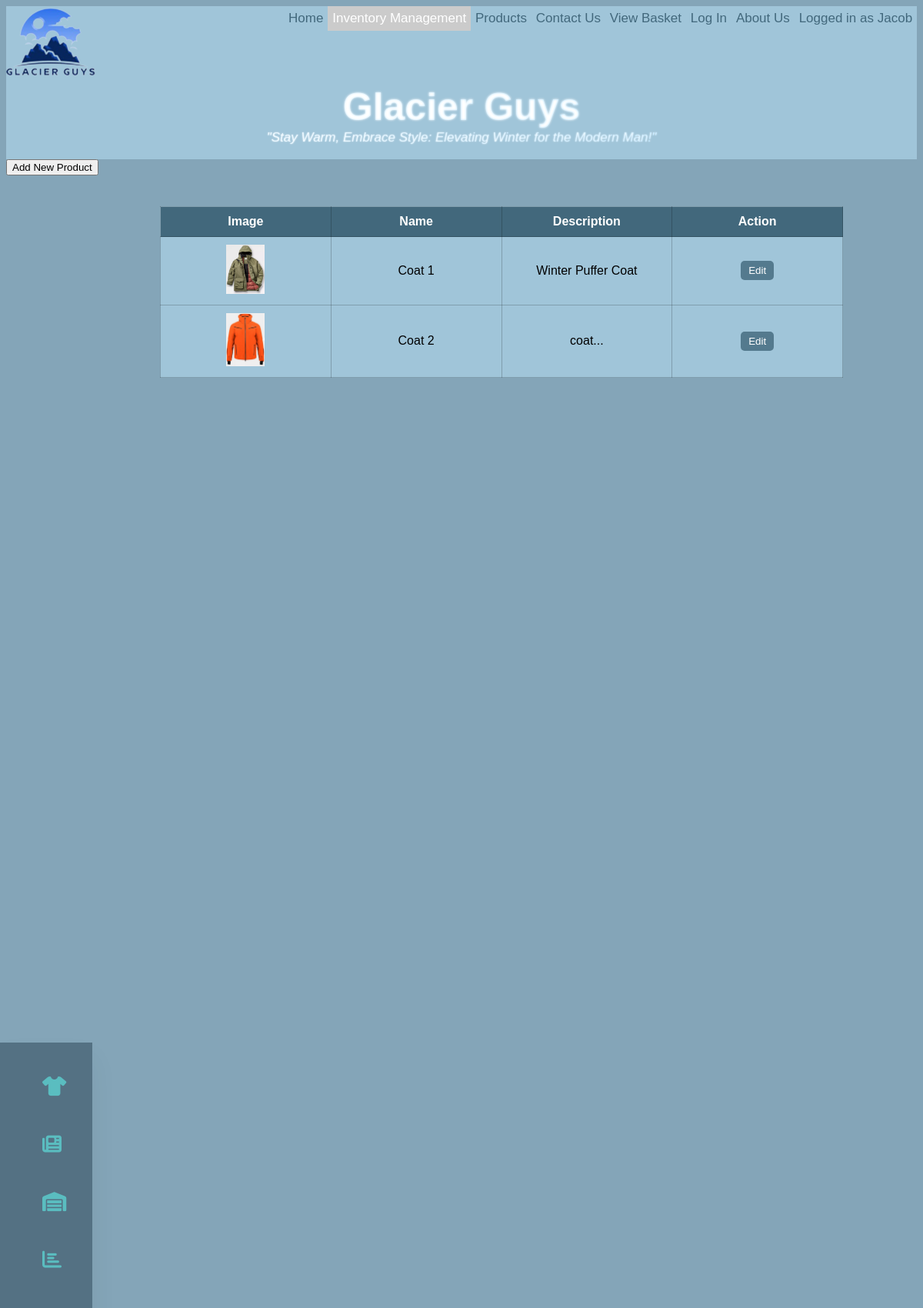
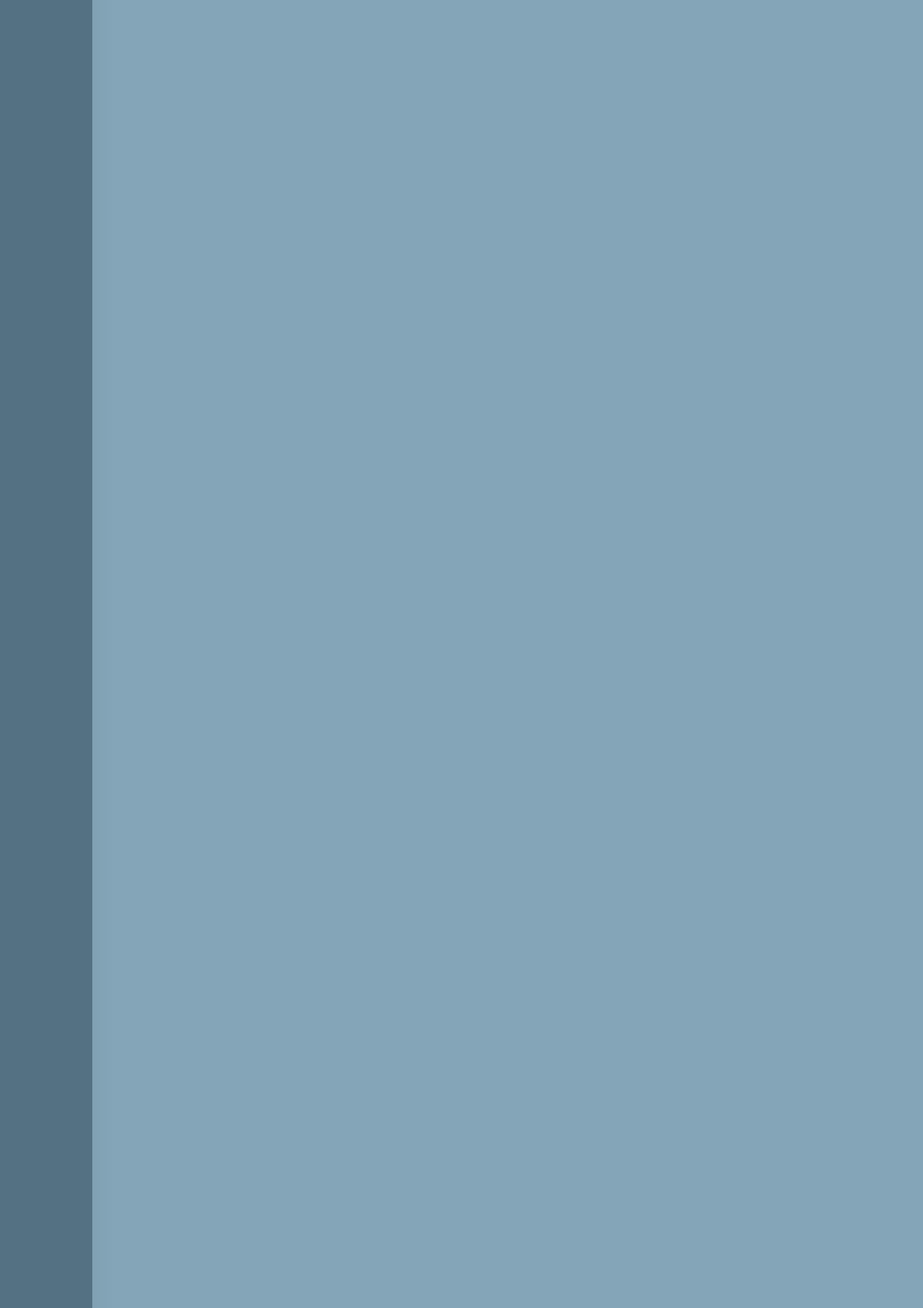
/IMProducts.php (signed in, upper part), run on the app's committed database (2 pictures, top to bottom).
### tables this page shows
CREATE TABLE `producttype` (
  `productTypeid` int(11) NOT NULL,
  `name` varchar(64) NOT NULL,
  `keywords` text NOT NULL,
  `price` varchar(8) NOT NULL,
  `description` text NOT NULL,
  `defaultImageFilePath` text NOT NULL,
  `hoverImageFilePath` text NOT NULL
);

CREATE TABLE `product` (
  `productid` int(11) NOT NULL,
  `productTypeid` int(11) NOT NULL,
  `stock` int(11) NOT NULL,
  `colour` text NOT NULL,
  `size` text NOT NULL,
  `imageFilePath` text NOT NULL
);

### IMProducts.php (the view, shortened to what this page needs)
<?php
    require_once('connectdb.php');
?>
<!DOCTYPE html>
<link rel="stylesheet" href="./css/style.css">
<head>
    <?php require_once("navbar.php"); navbar("stockManage"); ?>
</head>
<body>
    <div class="sidebar">
        <nav>
        <ul>
            <li><a href="IMProducts.php">
              <i class="fas fa-shirt"></i>
            </a></li>
            <li><a href="IMReport.php">
                <i class="fas fa-newspaper"></i>
            </a></li>
            <li><a href="IMStock.php">
                <i class="fas fa-warehouse"></i>
            </a></li>
            <li><a href="IMAnalytics.php">
                <i class="fas fa-chart-bar"></i>
            </a>
            </li>
        </ul>
        </nav>
    </div>
    <?php
try{
    if (isset($_GET["q"])){
        $query="SELECT * FROM product WHERE keywords LIKE '%".$_GET['q']."%'";
        $rows = $db->query($query);
    } else {
      $query="SELECT * FROM producttype";
      $rows = $db->query($query);
    }
    if ($rows && $rows->rowCount()>0){
    ?>
    <input type="button" onclick="location.href='addProduct.php';" value="Add New Product" />
    <div class="table-container">
  <table class = "stock-table">
  <tr><th align='left'><b>Image</b></th ><th align='left'><b>Name</b></th> <th align='left'><b>Description</b></th><th align='left'>Action</th></tr>
  <?php
    while  ($row =  $rows->fetch())	{
        $img = $db->query("SELECT imageFilePath FROM product WHERE productTypeid = ".$row['productTypeid']." AND size = 'M' LIMIT 1");
        $img = $img->fetch(PDO::FETCH_ASSOC);
        echo  " <form method='post' action='editProduct.php?select=".$row['productTypeid']."'>
                <tr><td align='left'><img src = '" . $img['imageFilePath'] . "' height = '200'></img></td>
                <td align='left'>" . $row['name'] . "</td>
                <td align='left'>". $row['description'] . "</td>";
        echo "<td align='left'>
          <button value='edit' class='tbl_btn'>Edit</button>
          <input type='hidden' name='edit' />
        </form>
        </td></tr>\n";
          }
          echo  '</table></div>';
  } else {
    echo "<p>No Products</p>";
  }
} catch (PDOException $ex) {
  $dbEr = TRUE;
}
?>
</body>

### css/style.css (style rules this page uses)
body { background-color: rgb(132, 165, 184); height: 4500px; }
.sidebar { margin: 0; padding: 0; outline: none; border: none; text-decoration: none; box-sizing: border-box; font-family: Arial, Helvetica, sans-serif; z-index: 999; }
nav { position: fixed; bottom: 0; height: 100%; left: 0; background: rgb(37, 63, 78); opacity: 0.5; width: 120px; overflow: hidden; transition: width 0.4s linear; box-shadow: 0 20px 35px rgba(0, 0, 0, 0.1); top: 30%; }
.sidebar a { position: relative; color: #30D5C8; font-size: 14px; display: flex; align-items: center; width: 100%; padding: 15px; text-decoration:none; transition: padding-bottom 0.5s; }
.fas { position: relative; width: 70px; height: 40px; top: 14px; font-size: 25px; text-align: center; margin-right: 40px; padding-bottom: 5px; }
.sidebar li { list-style-type: none; }
.stock-table { width: 80%; border-collapse: collapse; background-color: rgb(179, 218, 241, 0.6); margin-left: 200px; margin-top: 20px; font-family: Arial, Helvetica, sans-serif; table-layout: fixed; }
.stock-table th, .stock-table td { padding: 10px; border: 1px solid rgba(0, 0, 0, 0.2); text-align: center; width: 25%; }
.stock-table th { background-color: rgb(66, 104, 124); color: white; }
.stock-table td img { width: 50px; height: auto; }
.table-container { overflow-x: auto; margin-top: 20px; }
.stock-table { border-collapse: collapse; }
.stock-table th, .stock-table td { padding: 10px; border: 1px solid rgba(0, 0, 0, 0.2); text-align: center; }
.stock-table button { cursor: pointer; padding: 5px 10px; background-color: rgba(66, 104, 124, 0.8); color: white; border: none; border-radius: 5px; margin: 0 5px; transition: background-color 0.3s; }
.stock-table { border-collapse: collapse; background-color: rgba(179, 218, 241, 0.6); font-family: Arial, Helvetica, sans-serif; table-layout: fixed; width: 75%; }
.stock-table tbody td img { width: 50px; height: auto; }

### css/navbarStyle.css (style rules this page uses)
body { background-color: rgb(132, 165, 184); }

### data on the page
producttype: product.imageFilePath (picture), name "Coat 1", description "Winter Puffer Coat"
producttype: product.imageFilePath (picture), name "Coat 2", description "coat..."

### other printed values
$_SESSION['username'] "Jacob"
